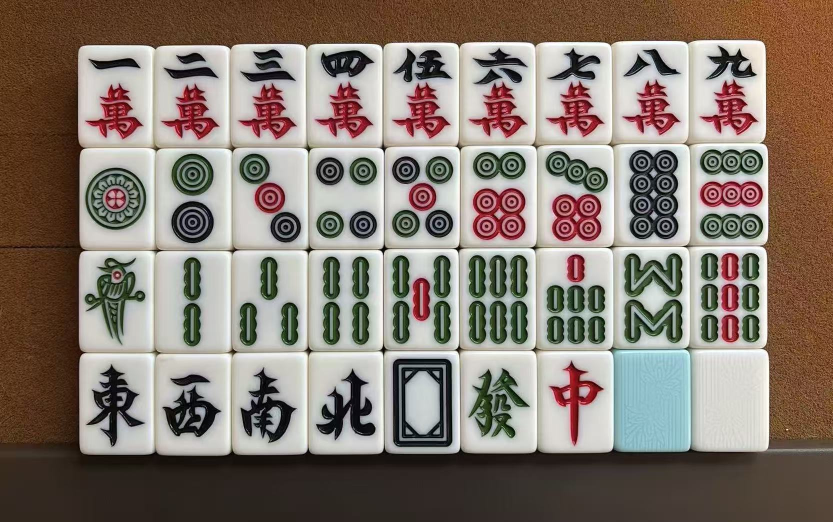
#> input picture server/src/main/resources/calibration/system_mahjong_calibration.jpg, 1666 x 1044 px, found by its file name (shown at 1/2 size)
$ python slice_calibration.py
#> lines starting #> are read from the running program, lines starting #| are printed output that depends on the picture; after the words box and inside, x2 and y2 are one past the last pixel; in counts of white or black regions, pixels touching at a corner belong together
### ml/recognition/grid_fit.py
"""Locates a row of butted tiles geometrically, before any model is involved.

Tiles in a row are periodic, so the boundaries between them fall at regular intervals and fitting a regular
grid to them gives the pitch and offset directly. Brute-forcing count, pitch and offset instead and scoring
each candidate with the classifier cost 1,680 hypotheses and 21 seconds of inference on one photo.

Three things were learned the hard way here:

**A boundary is not always dark.** What separates two butted tiles is often the *lit bevel* of the next one.
Looking only for dips gets six of the eight calibration columns wrong, so both minima and maxima are collected.

**Autocorrelation is not precise enough.** It returned a pitch of 81 against a true 86.9, and six percent
compounds over thirteen tiles into most of a tile.

**A grid three times too coarse can explain more marks than the right one.** The bamboo of 条 litters the
profile — 31 spurious marks over nine tiles — and a 3-tile grid tied the true 9-tile one. Hence
MAX_MARKS_PER_LINE: a boundary should account for about one mark.

Checked against the two calibration photos, whose tile counts are known: `python -m tests.test_grid_fit`.
"""

import numpy as np

# How wide a tile is against how deep its run is: over the 44 rows marked by hand the middle 90% lands between
# 0.57 and 0.90. This is what excludes a grid at a harmonic of the truth. The floor sits just under that spread
# rather than under every row — four rows measure 0.45 to 0.58 and cannot be read at all, each shot far too
# obliquely, and letting them in means letting in harmonics everywhere else.
MIN_PITCH_RATIO = 0.55
MAX_PITCH_RATIO = 1.05

EDGE_STRIP = 0.15  # fraction of the run's width sampled along its edge, where the face is plain
EDGE_PERCENTILE = 85  # of that strip, so a character reaching into it does not drag the profile down
SMOOTH = 5
MIN_SEPARATION = 0.45  # of the smallest plausible pitch; closer extrema are the same boundary
FIT_TOLERANCE = 0.12  # of the pitch, for a mark to count as explained by a grid line
MAX_MARKS_PER_LINE = 1.4  # above this the grid is too coarse to be describing tile boundaries
# Candidate pitches are rounded to this before searching, which collapses near-duplicates and takes the fit
# from 450ms to 40ms. Not coarser: at half a pixel a calibration row answered fourteen tiles instead of nine.
PITCH_QUANTUM = 0.1


def _extrema(profile: np.ndarray, separation: int) -> list[int]:
    """Local minima and maxima of the profile, thinned so each boundary is reported once."""
    smoothed = np.convolve(profile, np.ones(SMOOTH) / SMOOTH, mode="same")
    window = max(separation // 2, 3)
    marks: set[int] = set()
    for want_min in (True, False):
        found: list[int] = []
        for i in range(window, len(smoothed) - window):
            neighbourhood = smoothed[i - window : i + window + 1]
            if smoothed[i] != (neighbourhood.min() if want_min else neighbourhood.max()):
                continue
            if not found or i - found[-1] > separation:
                found.append(i)
            else:
                better = smoothed[i] < smoothed[found[-1]] if want_min else smoothed[i] > smoothed[found[-1]]
                if better:
                    found[-1] = i
        marks.update(found)
    return sorted(marks)


def _edge_profile(light: np.ndarray, box: tuple[int, int, int, int], vertical: bool) -> np.ndarray:
    """Lightness along the run, sampled from a strip at its edge.

    The edge rather than the whole width: in the middle the engraved characters swing the profile as
    far as the boundaries do, and the periodic signal disappears into them.
    """
    x, y, w, h = box
    region = light[y : y + h, x : x + w]
    across = w if vertical else h
    depth = max(int(across * EDGE_STRIP), 4)
    strip = region[:, :depth] if vertical else region[:depth, :]
    return np.percentile(strip, EDGE_PERCENTILE, axis=1 if vertical else 0)


def fit_grid(
    light: np.ndarray, box: tuple[int, int, int, int], vertical: bool, expect: int | None = None
) -> tuple[float, float, int] | None:
    """Pitch, offset and tile count for one run, along its long axis and relative to its own box.

    `expect` narrows the candidate pitches to those producing that many tiles, for callers that know the answer
    by construction. Not a substitute for the search: the bars of 条 and the rings of 饼 litter the profile, and
    two of the eight calibration columns answer eleven and thirteen without the count.
    """
    _, _, w, h = box
    length, across = (h, w) if vertical else (w, h)
    low, high = across * MIN_PITCH_RATIO, across * MAX_PITCH_RATIO
    if expect:
        # Ten percent either way, not tighter: at three percent so few candidate pitches survive that the fit
        # returns nothing far more often, which cost three reads end to end.
        nominal = length / expect
        low, high = max(low, nominal * 0.9), min(high, nominal * 1.1)

    marks = _extrema(_edge_profile(light, box, vertical), int(low * MIN_SEPARATION))
    if len(marks) < 3:
        return None

    # Candidate pitches come from the gaps between marks, each also divided by 2, 3 and 4 because an
    # undetected boundary leaves a double gap.
    positions = np.array(marks, dtype=float)
    gaps = positions[None, :] - positions[:, None]
    pitches = np.concatenate([gaps[gaps > 0] / divisor for divisor in (1, 2, 3, 4)])
    pitches = pitches[(pitches >= low) & (pitches <= high)]
    if pitches.size == 0:
        return None
    candidates = np.unique(np.round(pitches / PITCH_QUANTUM) * PITCH_QUANTUM)

    best = None
    for pitch in candidates:
        tolerance = pitch * FIT_TOLERANCE
        # Every mark is a candidate anchor; score them all at once. offsets[i] is the grid phase that
        # puts a line exactly on mark i, and distance[i, j] is how far mark j then sits from its
        # nearest line.
        offsets = positions % pitch
        phase = (positions[None, :] - offsets[:, None] + pitch / 2) % pitch - pitch / 2
        hits = (np.abs(phase) <= tolerance).sum(axis=1)
        lines = ((length - offsets) / pitch).astype(int) + 1
        hits = np.where(hits <= lines * MAX_MARKS_PER_LINE, hits, -1)
        winner = int(hits.argmax())
        if hits[winner] < 0:
            continue
        # Most marks explained wins. Ties go to the larger pitch: half the true pitch explains every
        # boundary just as well, and then invents one through the middle of each tile.
        if best is None or (int(hits[winner]), float(pitch)) > best[0]:
            best = ((int(hits[winner]), float(pitch)), float(pitch), float(offsets[winner]))
    if best is None:
        return None

    _, pitch, offset = best
    # Slide back to the first grid line inside the run, then take as many whole tiles as fit. The
    # run's box is the tiles themselves, so this is normally all of it.
    while offset - pitch >= -pitch * 0.25:
        offset -= pitch
    count = int((length - offset) / pitch + 0.25)
    return (pitch, offset, count) if count >= 1 else None

### ml/training/slice_calibration.py
"""Cuts the calibration photos into one labelled crop per tile.

Everything downstream needs these crops: they are the only images of *these* tile sets that come with certain
labels, so they seed the synthetic training data for the face classifier.

Six photos, for two sets of tiles on two tables: two full sets laid out as a 4x9 grid, and four of tile backs
only, because the backs needed far more examples than the grids gave. A photo is described by its rows of
labels, optionally a quarter turn, and which of the two mask rules applies.

**The layout is read off the photo, not assumed.** Both grid photos have been re-shot twice and the arrangement
changed each time, so the layout lives in a table here. The honours order runs 東西南北白發中, *not* the
canonical 東南西北 — guessing it mislabels four classes silently. Each layout was read back by having a model
trained before the re-shoot name all 36 cells and checking the answer is a legal permutation of the set.

Rows come from dividing the block evenly and the nine cells of each row from a periodic fit — see
recognition/grid_fit.py. Nine tiles give a row eight interior boundaries to fit; four give a column three, and
fitting that way answered pitches from 190 to 215 on one photo and twice claimed three tiles instead of four.

Leftover background matters more than its area suggests: a class has only a handful of source images, so any
artefact that survives is a near-perfect cue the classifier will learn instead of the tile. Hence the trim and
the edge audit. The contact sheet is still the arbiter — every problem in the cut so far was spotted by eye
first. A mask is written alongside each crop, so pasting the cut-out onto random backgrounds is possible.
"""

import shutil
import sys
from pathlib import Path
from typing import NamedTuple

import cv2
import numpy as np

from recognition.grid_fit import fit_grid
from recognition.tiles import BACK, DATA, FACES, MASKS

ROOT = Path(__file__).resolve().parents[1]
CALIBRATION = ROOT / "server/src/main/resources/calibration"


class Photo(NamedTuple):
    """One calibration photo: its rows top to bottom, each labelled left to right."""

    name: str
    source: str
    rows: list[list[str]]
    # Applied before anything else, so `rows` can always describe the photo as rows. The tile-back
    # photos are single files of four tiles stacked vertically, which is one row once turned. Rotating
    # costs nothing and loses nothing: all four quarter turns of a face are the same class anyway.
    quarter_turns: int = 0
    # Whether the photo shows tile backs rather than faces. It picks which of the two mask rules below
    # applies, and the two are not interchangeable — see back_mask.
    blank: bool = False
    # Only for a photo whose grid contains a tile back too dark for the face rule. On the green table
    # that back measures L 118 at a chroma of 52, further from grey than the felt around it, so the face
    # rule keeps none of it — and a cell with an empty mask is worse than no cell at all, because the
    # synthesiser composites through the mask and would paste pure background under that label.
    back_lightness: int | None = None


# Both calibration photos currently agree on this. Kept as one table because they do, and named per
# photo because they have not always: whichever is re-shot next has to be re-read, not assumed to match.
LAYOUT = [
    [f"{n}m" for n in range(1, 10)],  # 一萬 to 九萬
    [f"{n}p" for n in range(1, 10)],  # 1饼/筒 to 9饼/筒
    [f"{n}s" for n in range(1, 10)],  # 1条/索 to 9条/索
    ["1z", "3z", "2z", "4z", "7z", "6z", "5z", BACK, BACK],  # 東西南北白發中, then the two backs
]

# Four tiles butted in a line, all of them the same back. Two back colours per set, one file each.
BACK_RUN = [[BACK] * 4]

PHOTOS = [
    Photo("system_mahjong_calibration.jpg", "brown", LAYOUT),
    Photo("system_mahjong_calibration_2.jpg", "green", LAYOUT, back_lightness=105),
    Photo("system_mahjong_calibration_back_1.jpg", "brown_cream", BACK_RUN, 1, blank=True),
    Photo("system_mahjong_calibration_back_2.jpg", "brown_blue", BACK_RUN, 1, blank=True),
    Photo("system_mahjong_calibration_2_back_1.jpg", "green_blue", BACK_RUN, 1, blank=True),
    Photo("system_mahjong_calibration_2_back_2.jpg", "green_cream", BACK_RUN, 1, blank=True),
]

# A tile face is near-white: bright, and far less coloured than green felt or a brown table.
TILE_LIGHTNESS = 150
TILE_CHROMA = 30

# For the tile-back photos, brightness plus *smoothness* — glossy plastic against fabric that shows its weave.
#
# Colour does not survive a change of light: the same brown carpet measures a chroma of 37 in one back photo
# and 11 in another, where the *tile* is the more coloured at 42. Lightness alone is no better — the carpet
# reaches L 147 and the tile starts at 149. Local variation separates all four with room to spare, a back at
# 2 to 6 against felt and carpet at 4 to 19, and it is a property of the material rather than of the light.
#
# It does *not* generalise to the faces: engraving is exactly what local variation measures, and applied to
# the grids it kept as little as 4% of a 条 face.
BACK_VARIATION = 8
VARIATION_WINDOW = 9

# Closing joins the faces of a column into one block across the shadow seams. It also rounds the corners
# outward by its own width, which is why the extent below comes from mask coverage, not the bounding box.
CLOSE = 21
COVERED = 0.5

# Two tiles meet across a band of roughly 8-14px — one lit side, the shadow, the next lit side — and a cell
# boundary lands inside it, so every edge is inset past it.
NEIGHBOUR_EDGE = 8

# For the trim below: a row or column of a cell has to be this much tile to be kept.
MIN_COVERAGE = 0.9


def solid_run(coverage: np.ndarray) -> slice:
    """The stretch of full-coverage lines around the middle, cut short at the first thin one."""
    middle = len(coverage) // 2
    thin = coverage < MIN_COVERAGE
    before = np.flatnonzero(thin[:middle])
    after = np.flatnonzero(thin[middle:])
    start = int(before[-1]) + 1 if before.size else 0
    end = middle + int(after[0]) if after.size else len(coverage)
    return slice(start, end)


def trim(mask: np.ndarray) -> tuple[slice, slice]:
    """Shrinks a cell to the part the mask calls tile.

    Only ever shrinks, and on all but a handful of cells it does nothing at all: the tiles are butted,
    so an interior cell is surrounded by tile and the mask is solid across it. It earns its place around
    the rim of the block, where the columns are divided evenly but the block sits a degree off square,
    so the corner cells reach past the tiles onto the table. Left in, that strip is a *perfect* cue for
    whichever class kept it — and the two it kept were the tile backs, which have the fewest appearances
    of any class to dilute it.
    """
    rows = solid_run(mask.mean(axis=1))
    return rows, solid_run(mask[rows].mean(axis=0))


# [7 lines left out: function local_variation, not called in this run]


def close(solid: np.ndarray) -> np.ndarray:
    return cv2.morphologyEx(solid.astype(np.uint8), cv2.MORPH_CLOSE, np.ones((CLOSE, CLOSE), np.uint8))


# [5 lines left out: function back_mask, not called in this run]


def face_mask(bgr: np.ndarray, back_lightness: int | None) -> np.ndarray:
    """True where the photo shows a tile face rather than the table.

    Thresholding leaves the engraved characters as holes, and the bird of 1s is wider than any safe closing
    kernel. What separates a character from the table is topology, not size — a character is enclosed by the
    face, the table reaches the edge of the photo — so every dark region the border cannot reach is filled
    back in. Left open, the background of a synthetic sample shows through the strokes that are the label.
    """
    lab = cv2.cvtColor(bgr, cv2.COLOR_BGR2LAB)
    lightness = lab[:, :, 0].astype(np.int16)
    chroma = np.hypot(lab[:, :, 1].astype(np.int16) - 128, lab[:, :, 2].astype(np.int16) - 128)
    solid = (lightness > TILE_LIGHTNESS) & (chroma < TILE_CHROMA)
    if back_lightness is not None:
        solid |= lightness > back_lightness

    _, regions = cv2.connectedComponents((~solid).astype(np.uint8))
    touching_border = np.unique(np.concatenate([regions[0], regions[-1], regions[:, 0], regions[:, -1]]))
    return close(solid | ~np.isin(regions, touching_border))


def extent(mask: np.ndarray, axis: int) -> tuple[int, int]:
    """Start and length of the stretch the mask actually covers, along one axis."""
    on = np.flatnonzero((mask > 0).mean(axis=axis) > COVERED)
    if on.size == 0:
        sys.exit("the calibration photo has no run of tiles along one of its axes")
    return int(on[0]), int(on[-1]) - int(on[0]) + 1


def block(mask: np.ndarray) -> tuple[int, int, int, int]:
    """The rectangle the grid of tiles occupies.

    Not the largest blob's own bounding box: closing rounds the mask outward, and on one photo it also
    reached past the last row down to the bottom of the frame. Both axes come from where the mask
    actually covers the run instead.
    """
    count, _, stats, _ = cv2.connectedComponentsWithStats(mask, connectivity=4)
    if count < 2:
        sys.exit("no tiles found in the calibration photo")
    largest = max(range(1, count), key=lambda i: stats[i][4])
    _, y, _, h = (int(v) for v in stats[largest][:4])
    left, width = extent(mask[y : y + h], 0)
    top, height = extent(mask[:, left : left + width], 1)
    return left, top, width, height


def slice_photo(photo: Photo) -> list[tuple[str, np.ndarray, np.ndarray]]:
    """Writes every cell of one photo, returning each crop with the name it was written under."""
    bgr = cv2.imread(str(CALIBRATION / photo.name))
    if bgr is None:
        sys.exit(f"cannot read {CALIBRATION / photo.name}")
    if photo.quarter_turns:
        bgr = np.rot90(bgr, photo.quarter_turns).copy()
    mask = back_mask(bgr) if photo.blank else face_mask(bgr, photo.back_lightness)
    left, top, width, height = block(mask)

    light = cv2.cvtColor(bgr, cv2.COLOR_BGR2LAB)[:, :, 0].astype(float)
    band = height / len(photo.rows)
    seen: dict[str, int] = {}
    cells = []
    for index, labels in enumerate(photo.rows):
        y0 = top + int(index * band)
        depth = int(band)
        # The row's horizontal extent is taken from the row itself, so a row shorter than the others is
        # not divided across bare table. Where the mask overshoots it, no grid of nine fits and the
        # block's extent is the fallback; letting the fit decide is safe because `expect` pins the pitch
        # to within ten percent of the box divided by nine, so a box a tile too long cannot answer nine.
        for span in (extent(mask[y0 : y0 + depth], 0), (left, width)):
            fit = fit_grid(light, (span[0], y0, span[1], depth), vertical=False, expect=len(labels))
            if fit is not None and fit[2] == len(labels):
                pitch, offset, x_start = fit[0], fit[1], span[0]
                break
        else:
            sys.exit(f"{photo.name} row {index + 1}: no grid of {len(labels)} tiles fits it")
        for column, label in enumerate(labels):
            x0 = x_start + int(offset + column * pitch)
            box = (
                slice(y0 + NEIGHBOUR_EDGE, y0 + depth - NEIGHBOUR_EDGE),
                slice(x0 + NEIGHBOUR_EDGE, x0 + int(pitch) - NEIGHBOUR_EDGE),
            )
            crop, piece = bgr[box], mask[box]
            if crop.size == 0:
                sys.exit(f"{photo.name} row {index + 1} column {column + 1}: empty crop")
            rows, columns = trim(piece > 0)
            crop, piece = crop[rows, columns], piece[rows, columns] > 0
            seen[label] = seen.get(label, 0) + 1
            # Numbered per label rather than per cell: the tile backs are the one label a photo holds
            # twice, and naming them by position would make the filenames move if the layout changed.
            source = f"{photo.source}{seen[label]}"
            write_variant(label, source, crop, piece)
            cells.append((f"{label}/{source}", crop, piece))
        print(f"{photo.name} row {index + 1}: y {y0}, pitch {pitch:.1f}px, {len(labels)} tiles")
    return cells


def write_variant(label: str, source: str, crop: np.ndarray, mask: np.ndarray) -> None:
    """One appearance of one tile. A label can have several — see the note in training/synthesize.py."""
    for directory, image in (("faces", crop), ("masks", mask.astype(np.uint8) * 255)):
        path = DATA / directory / label
        path.mkdir(parents=True, exist_ok=True)
        cv2.imwrite(str(path / f"{source}.png"), image)


def main() -> None:
    faces, masks = FACES, MASKS
    # Cleared rather than written over. These directories are the classifier's entire training input,
    # and a crop left behind from a photo that has since been re-shot goes on training it silently.
    for directory in (faces, masks):
        shutil.rmtree(directory, ignore_errors=True)
        directory.mkdir(parents=True, exist_ok=True)

    cells = []
    for photo in PHOTOS:
        cells += slice_photo(photo)
#> in slice_photo, bgr is the input picture: shape (1044, 1666, 3); mean B, G, R 112.1, 121.8, 134
#> in face_mask, `lightness = lab[:, :, 0].astype(np.int16)`:
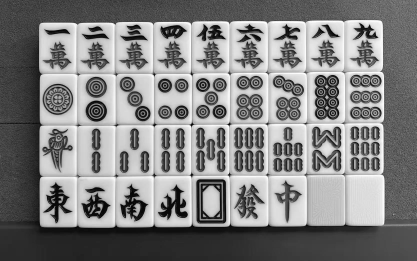
#> lightness: shape (1044, 1666) int16 (shown at 1/4 size); min 0, max 255, mean 129.7
#> in face_mask, `chroma = np.hypot(lab[:, :, 1].astype(np.int16) - 128, lab[:, :, 2].as..`:
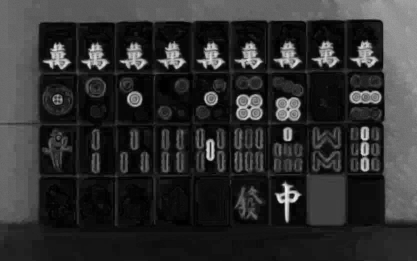
#> chroma: shape (1044, 1666) float32 (shown at 1/4 size); min 0, max 65.86, mean 12.3; drawn with min black and max white
#> in face_mask, `solid = (lightness > TILE_LIGHTNESS) & (chroma < TILE_CHROMA)`:
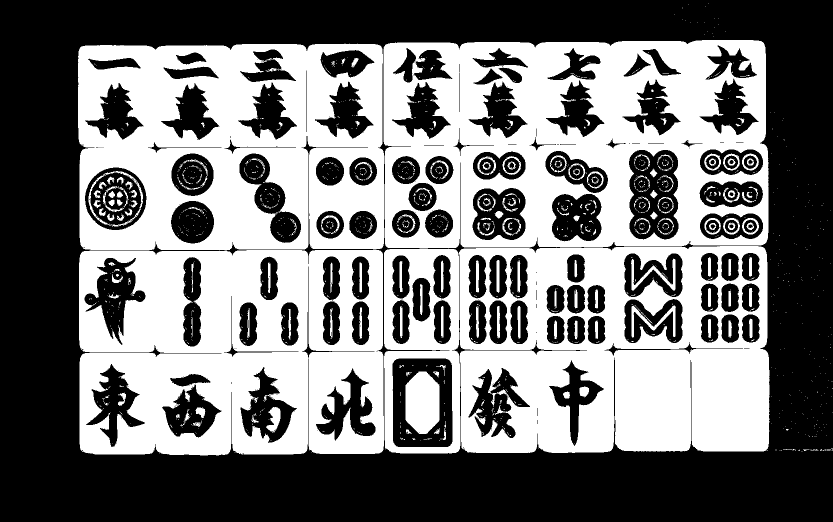
#> solid: shape (1044, 1666) bool (shown at 1/2 size); 45.7% white; 1330 white regions (1125 under 20 px), largest, box (x1, y1, x2, y2) and area: (767, 80, 1537, 497) 197007, (158, 500, 768, 911) 182007, (918, 492, 1539, 906) 177903
#> in face_mask, `_, regions = cv2.connectedComponents((~solid).astype(np.uint8))`:
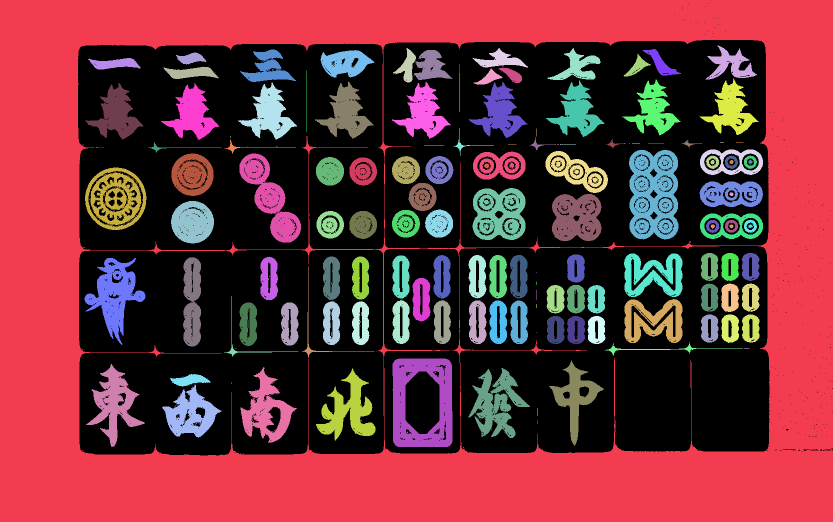
#> regions: shape (1044, 1666) int32 (shown at 1/2 size); 332 distinct labels, from 0 to 331; one colour per label, 0 black
#> in face_mask, `touching_border = np.unique(np.concatenate([regions[0], regions[-1], r..`: touching_border = [0, 1]
#> in close, `return cv2.morphologyEx(solid.astype(np.uint8), cv2.MORPH_CLOSE, np.on..`:
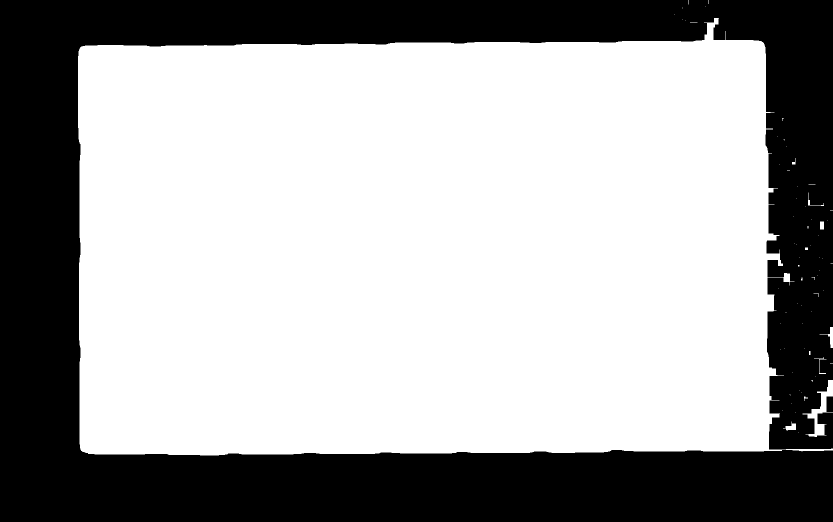
#> returned value: shape (1044, 1666) (shown at 1/2 size); values 0 (black) and 1 (white), 65.3% white; 2 black regions, box (x1, y1, x2, y2) and area: (0, 0, 1666, 1044) 603737, (1653, 793, 1666, 824) 403
#> in block, `count, _, stats, _ = cv2.connectedComponentsWithStats(mask, connectivi..`: count = 71; stats = 71 rows, first 6: [0, 0, 1666, 1044, 604140], [1376, 0, 1, 9, 9], [1416, 0, 1, 8, 8], [1411, 13, 1, 1, 1], [1365, 15, 1, 2, 2], [1349, 29, 1, 1, 1]
#> in block, `largest = max(range(1, count), key=lambda i: stats[i][4])`: largest = 6
#> (the rest of the program and of its run is left out)
